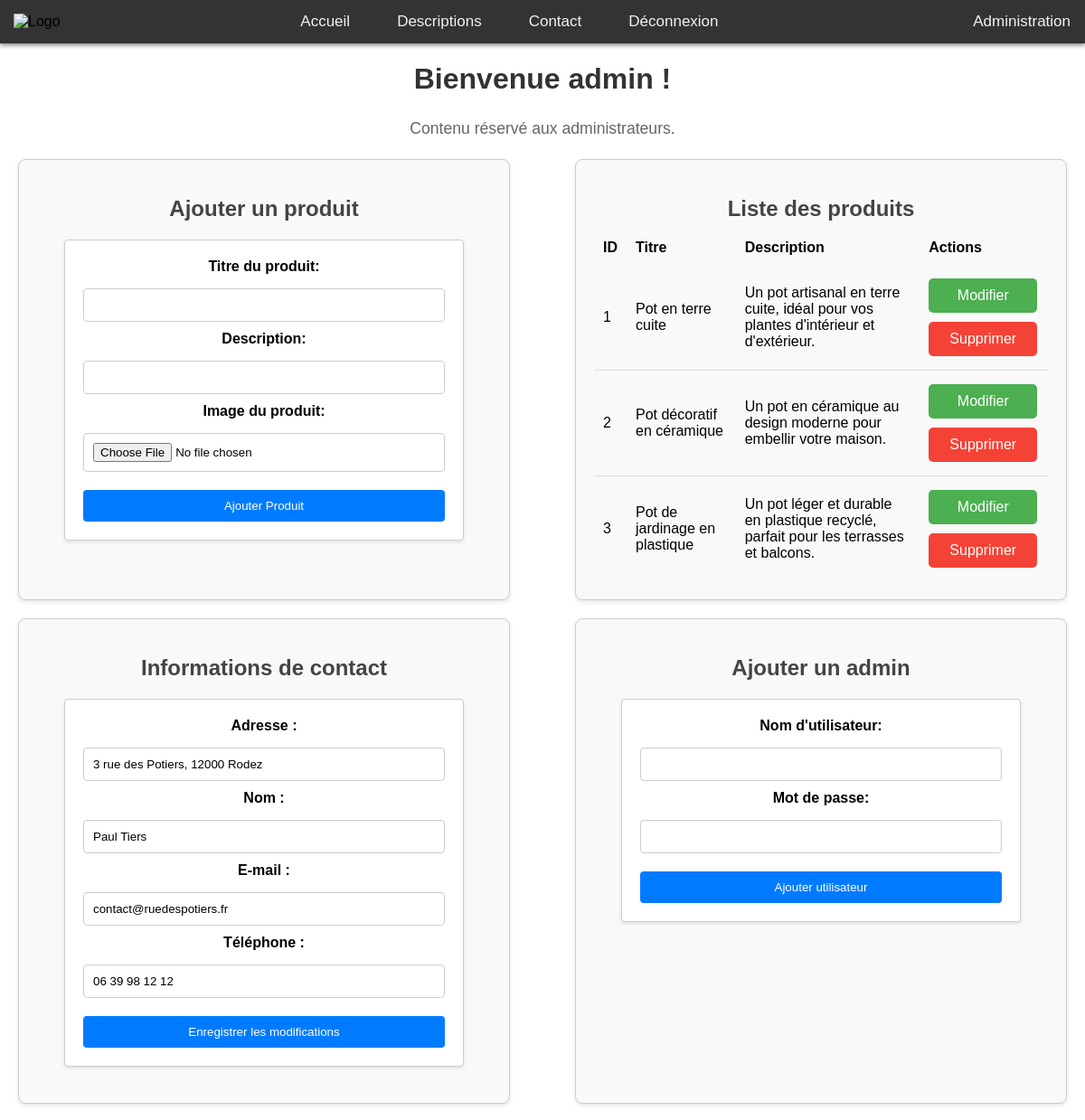
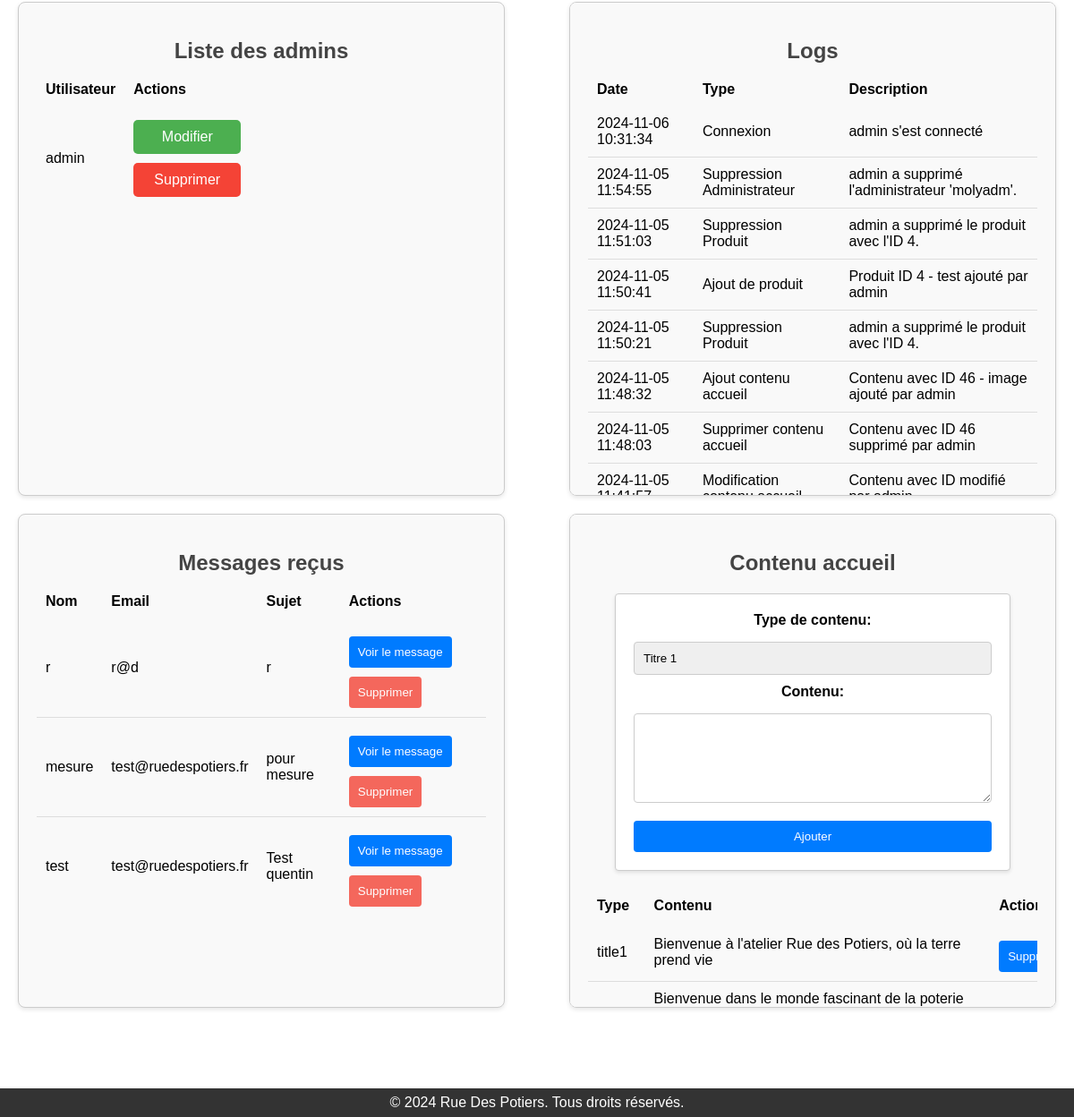
The page /pages/admin_dashboard.php (signed in) on the database its author committed (2 pictures, top to bottom).
### tables this page shows
CREATE TABLE `images_produits` (
  `idProduit` int(11) DEFAULT NULL,
  `link` varchar(255) DEFAULT NULL
);

CREATE TABLE `produits` (
  `id` int(11) NOT NULL,
  `titre` varchar(30) DEFAULT NULL,
  `description` varchar(512) DEFAULT NULL
);

CREATE TABLE `logs` (
  `id` int(11) NOT NULL,
  `type` varchar(50) DEFAULT NULL,
  `description` varchar(512) DEFAULT NULL,
  `date` datetime DEFAULT current_timestamp()
);

CREATE TABLE `messages` (
  `id` int(11) NOT NULL,
  `nom` varchar(50) DEFAULT NULL,
  `email` varchar(50) DEFAULT NULL,
  `sujet` varchar(200) DEFAULT NULL,
  `content` varchar(4096) DEFAULT NULL
);

CREATE TABLE `accueil_content` (
  `id` int(11) NOT NULL,
  `type` varchar(50) DEFAULT NULL,
  `content` varchar(4096) DEFAULT NULL
);

### config.php (called while the page is built)
<?php
return (object) array(
    'url' => 'https://ruedespotiers.kubel.tech'
);
?>

### pages/admin_dashboard.php (the view, shortened to what this page needs)
<?php
include('../php/db.php');
$config = include '../config.php';
?>
<!DOCTYPE html>
<html lang="fr">
<head>
    <link rel="stylesheet" href="../css/style.css">
    <link rel="stylesheet" href="../css/policies.css">
    <link rel="stylesheet" href="../css/form.css">
    <link rel="stylesheet" href="../css/mediaQueries.css">
    <link rel="stylesheet" type="text/css" href="/css/print.css" media="print">
</head>
<body>
    <header>
        <nav class="topnav">
            <div class="logo-container">
            <?php
                $config = include '../config.php';
                echo '<img src="../php/img_resizer.php?imageUrl=' . urlencode($config->url . '/images/logotype/logotype_white.png') . '&width=150&height=32" alt="Logo">';
            ?>
            </div>
            <div class="nav-center">
                <a href="../index.php">Accueil</a>
                <a href="/pages/descriptions.php">Descriptions</a>
                <a href="/pages/contact.php">Contact</a>
                <a href="/php/logout.php">Déconnexion</a>
            </div>
            <a href="/pages/admin_login.php" class="admin-login-btn">Administration</a>
        </nav>
    </header>
    <main>
        <h1>Bienvenue <?php echo $_SESSION['user_id']; ?> !</h1>
        <p>Contenu réservé aux administrateurs.</p>
        <section class="dashboard">
            <div class="box">
                <h2>Ajouter un produit</h2>
                <form action="../php/ajouter_produit.php" method="post" enctype="multipart/form-data">
                    <label for="titre">Titre du produit:</label>
                    <input type="text" id="titre" name="titre" required>
                    <label for="description">Description:</label>
                    <input type="text" id="description" name="description" required>
                    <label for="image">Image du produit:</label>
                    <input type="file" id="image" name="image" accept="image/*" required>
                    <button type="submit">Ajouter Produit</button>
                </form>
            </div>
            <div class="box">
                <h2>Liste des produits</h2>
                <table>
                    <thead>
                        <tr>
                            <th>ID</th>
                            <th>Titre</th>
                            <th>Description</th>
                            <th>Actions</th>
                        </tr>
                    </thead>
                    <tbody>
                        <?php
                        $sql = "SELECT p.id, p.titre, p.description, i.link AS image
                                FROM produits p
                                LEFT JOIN images_produits i ON p.id = i.idProduit";
                        $stmt = $pdo->query($sql);
                        if ($stmt->rowCount() > 0) {
                            while ($row = $stmt->fetch(PDO::FETCH_ASSOC)) {
                                echo "<tr>";
                                echo "<td data-label='ID'>" . htmlspecialchars($row['id']) . "</td>";
                                echo "<td data-label='Titre'>" . htmlspecialchars($row['titre']) . "</td>";
                                echo "<td data-label='Description'>" . htmlspecialchars($row['description']) . "</td>";
                                echo "<td data-label='Actions'>
                                        <button class='edit-btn' data-id='" . $row['id'] . "' data-titre='" . htmlspecialchars($row['titre']) . "' data-description='" . htmlspecialchars($row['description']) . "'>Modifier</button>
                                        <button class='delete-btn' data-id='" . $row['id'] . "' onclick='return confirm(\"Êtes-vous sûr de vouloir supprimer ce produit ?\");'>Supprimer</button>
                                    </td>";
                                echo "</tr>";
                            }
                        } else {
                            echo "<tr><td colspan='4'>Aucun produit trouvé.</td></tr>";
                        }
                        ?>
                    </tbody>
                </table>
            </div>
            <div class="box">
                <h2>Informations de contact</h2>
                <form action="../php/modifier_contact.php" method="post" id="editContactForm">
                    <label for="editAdresse">Adresse :</label>
                    <input type="text" id="editAdresse" name="adresse" value="" required>
                    <label for="editNom">Nom :</label>
                    <input type="text" id="editNom" name="nom" value="" required>
                    <label for="editMail">E-mail :</label>
                    <input type="email" id="editMail" name="mail" value="" required>
                    <label for="editTelephone">Téléphone :</label>
                    <input type="tel" id="editTelephone" name="telephone" value="" required>
                    <button type="submit" name="modifier_contact">Enregistrer les modifications</button>
                </form>
            </div>
            <div class="box">
                <h2>Ajouter un admin</h2>
                <form action="../php/ajouter_utilisateur.php" method="post">
                    <label for="newUsername">Nom d'utilisateur:</label>
                    <input type="text" id="newUsername" name="username" required>
                    <label for="newPassword">Mot de passe:</label>
                    <input type="password" id="newPassword" name="password" required>
                    <button type="submit">Ajouter utilisateur</button>
                </form>
            </div>
            <div class="box">
                <h2>Liste des admins</h2>
                <table>
                    <thead>
                        <tr>
                            <th>Utilisateur</th>
                            <th>Actions</th>
                        </tr>
                    </thead>
                    <tbody>
                        <?php
                        $sql = "SELECT username FROM admins";
                        $stmt = $pdo->query($sql);
                        if ($stmt->rowCount() > 0) {
                            while ($row = $stmt->fetch(PDO::FETCH_ASSOC)) {
                                echo "<tr>";
                                echo "<td data-label='Utilisateur'>" . htmlspecialchars($row['username']) . "</td>";
                                echo "<td data-label='Actions'>
                                        <button class='edit-user-btn' data-username='" . htmlspecialchars($row['username']) . "'>Modifier</button>
                                        <button class='delete-user-btn' data-username='" . htmlspecialchars($row['username']) . "' onclick='return confirm(\"Êtes-vous sûr de vouloir supprimer cet utilisateur ?\");'>Supprimer</button>
                                    </td>";
                                echo "</tr>";
                            }
                        } else {
                            echo "<tr><td colspan='2'>Aucun utilisateur trouvé.</td></tr>";
                        }
                        ?>
                    </tbody>
                </table>
            </div>
            <div class="box">
                <h2>Logs</h2>
                <table>
                    <thead>
                        <tr>
                            <th>Date</th>
                            <th>Type</th>
                            <th>Description</th>
                        </tr>
                    </thead>
                    <tbody>
                        <?php
                        $sql = "SELECT date, type, description FROM logs ORDER BY id DESC";
                        $stmt = $pdo->query($sql);
                        if ($stmt->rowCount() > 0) {
                            while ($row = $stmt->fetch(PDO::FETCH_ASSOC)) {
                                echo "<tr>";
                                echo "<td data-label='Date'>" . htmlspecialchars($row['date']) . "</td>";
                                echo "<td data-label='Type'>" . htmlspecialchars($row['type']) . "</td>";
                                echo "<td data-label='Description'>" . htmlspecialchars($row['description']) . "</td>";
                                echo "</tr>";
                            }
                        } else {
                            echo "<tr><td colspan='3'>Aucun log trouvé.</td></tr>";
                        }
                        ?>
                    </tbody>
                </table>
            </div>
            <div class="box">
                <h2>Messages reçus</h2>
                <table>
                    <thead>
                        <tr>
                            <th>Nom</th>
                            <th>Email</th>
                            <th>Sujet</th>
                            <th>Actions</th>
                        </tr>
                    </thead>
                    <tbody>
                        <?php
                        $sql = "SELECT id, nom, email, sujet FROM messages ORDER BY id DESC";
                        $stmt = $pdo->query($sql);
                        if ($stmt->rowCount() > 0) {
                            while ($row = $stmt->fetch(PDO::FETCH_ASSOC)) {
                                echo "<tr>";
                                echo "<td data-label='Nom'>" . htmlspecialchars($row['nom']) . "</td>";
                                echo "<td data-label='Email'>" . htmlspecialchars($row['email']) . "</td>";
                                echo "<td data-label='Sujet'>" . htmlspecialchars($row['sujet']) . "</td>";
                                echo "<td data-label='Actions'>
                                        <button class='view-message-btn' data-id='" . $row['id'] . "'>Voir le message</button>
                                        <button class='delete-message-btn' data-id='" . $row['id'] . "'>Supprimer</button>
                                        </td>";
                                echo "</tr>";
                            }
                        } else {
                            echo "<tr><td colspan='3'>Aucun message trouvé.</td></tr>";
                        }
                        ?>
                    </tbody>
                </table>
            </div>
            <div class="box">
                <h2>Contenu accueil</h2>
                <form action="../php/ajouter_accueil_content.php" method="post">
                    <label for="type">Type de contenu:</label>
                    <select id="type" name="type">
                        <option value="title1">Titre 1</option>
                    </select>
                    <label for="content">Contenu:</label>
                    <textarea id="content" name="content" required></textarea>
                    <button type="submit" name="ajouter">Ajouter</button>
                </form>
                <table>
                    <thead>
                        <tr>
                            <th>Type</th>
                            <th>Contenu</th>
                            <th>Actions</th>
                        </tr>
                    </thead>
                    <tbody>
                        <?php
                        $sql = "SELECT * FROM accueil_content";
                        $stmt = $pdo->query($sql);
                        if ($stmt->rowCount() > 0) {
                            while ($row = $stmt->fetch(PDO::FETCH_ASSOC)) {
                                echo "<tr>";
                                echo "<td data-label='Type'>" . htmlspecialchars($row['type']) . "</td>";
                                echo "<td data-label='Contenu'>" . htmlspecialchars($row['content']) . "</td>";
                                echo "<td data-label='Actions'>
                                        <button class='delete-content-btn' data-id='" . $row['id'] . "' onclick='return confirm(\"Êtes-vous sûr de vouloir supprimer cet élément ?\");'>Supprimer</button>
                                    </td>";
                                echo "</tr>";
                            }
                        } else {
                            echo "<tr><td colspan='4'>Aucun élément trouvé.</td></tr>";
                        }
                        ?>
                    </tbody>
                </table>
            </div>
        </section>
    </main>
    <footer>
        <div class="footer-text">&copy; 2024 Rue Des Potiers. Tous droits réservés.</div>
    </footer>
</body>
</html>

### rows shown on the page
images_produits: idProduit "1", idProduit.titre "Pot en terre cuite", idProduit.description "Un pot artisanal en terre cuite, idéal pour vos plantes d'intérieur et d'extérieur."
images_produits: idProduit "2", idProduit.titre "Pot décoratif en céramique", idProduit.description "Un pot en céramique au design moderne pour embellir votre maison."
images_produits: idProduit "3", idProduit.titre "Pot de jardinage en plastique", idProduit.description "Un pot léger et durable en plastique recyclé, parfait pour les terrasses et balcons."
logs: date "2024-11-06 10:31:34", type "Connexion", description "admin s'est connecté"
logs: date "2024-11-05 11:54:55", type "Suppression Administrateur", description "admin a supprimé l'administrateur 'molyadm'."
logs: date "2024-11-05 11:51:03", type "Suppression Produit", description "admin a supprimé le produit avec l'ID 4."
logs: date "2024-11-05 11:50:41", type "Ajout de produit", description "Produit ID 4 - test ajouté par admin"
logs: date "2024-11-05 11:50:21", type "Suppression Produit", description "admin a supprimé le produit avec l'ID 4."
logs: date "2024-11-05 11:48:32", type "Ajout contenu accueil", description "Contenu avec ID 46 - image ajouté par admin"
logs: date "2024-11-05 11:48:03", type "Supprimer contenu accueil", description "Contenu avec ID 46 supprimé par admin"
logs: date "2024-11-05…", type "Modification…", description "Contenu avec ID modifié…"
messages: nom "r", email "r@d", sujet "r"
messages: nom "mesure", email "test@ruedespotiers.fr", sujet "pour mesure"
messages: nom "test", email "test@ruedespotiers.fr", sujet "Test quentin"
accueil_content: type "title1", content "Bienvenue à l'atelier Rue des Potiers, où la terre prend vie"
accueil_content: content "Bienvenue dans le monde fascinant de la poterie…"

### other values the page prints
$_SESSION['user_id'] "admin"
$row['username'] "admin"
